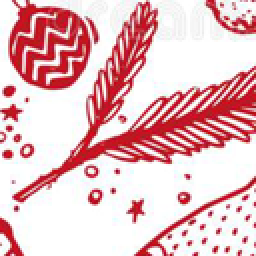
#> input picture project/data_project/train_solutions/outlier_00_00.png, 128 x 128 px, found by its file name (shown 2 times larger)
$ jupyter execute --allow-errors project_toto.ipynb   (older library calls are emulated)
#> lines starting #> are read from the running program, lines starting #| are printed output that depends on the picture
[cell 1]
import PIL.Image
import numpy as np
from typing import Union
from glob import glob
import os

# [IAPR][iapr]: Project

**Group ID:** 17

**Author 1 (sciper):** Juliette Parchet (295888)
**Author 2 (sciper):** Thomas Berkane (297780)
**Author 3 (sciper):** Merhad Sahebi (354506)

**Release date:** 27.04.2023

## Important notes

The assignments are designed to teach practical implementation of the topics presented during class as well as preparation for the final project, which is a practical project which ties together the topics of the course.

As such, in the lab assignments/final project, unless otherwise specified, you may, if you choose, use external functions from image processing/ML libraries like opencv and sklearn as long as there is sufficient explanation in the lab report. For example, you do not need to implement your own edge detector, etc.

**! Before handling back the notebook !** rerun the notebook from scratch `Kernel` > `Restart & Run All`

[iapr]: https://github.com/LTS5/iapr

---
## 0. Introduction

In this project, you will be working on solving tiling puzzles using image analysis and pattern recognition techniques. Tiling puzzles are a classic type of puzzle game that consists of fitting together pieces of a given shape (in this case squared to form a complete image. The goal of this project is to develop an algorithm that can automatically reconstruct tiling puzzles from a single input image.

---

## 1. Data

### Input data
To achieve your task, you will be given images that look like this:

### Example puzzle content
Example of input of solved puzzles.
Solution 1

Solution 2

### 1.1. Image layout

- The input for the program will be a single image with a size of __2000x2000 pixels__, containing the pieces of the tiling puzzles randomly placed in it. The puzzles sizes vary from __3x3, 3x4, or 4x4__ size.
    -__You are guaranteed to always have the exact number of pieces for each puzzle__
        -For each puzzle you always are expected to find exaclty 9,12,16 pieces
        -If you find something else, either you are missing pieces, or added incorrect pieces for the puzzle

- The puzzle pieces are square-shaped with dimensions of 128x128 pixels (before rotation).

- The input image will contain pieces from __two or three (but never four)__ different tiling puzzles, as well as some __extra pieces (outliers)__ that do not belong to either puzzle.

## 2. Tasks (Total 20 points)

The project aims to:
1) Segment the puzzle pieces from the background (recover the pieces of 128x128 pixels)   \[ __5 points__ \]

2) Extract features of interest from puzzle pieces images \[ __5 points__ \]

3) Cluster puzzle pieces to identify which puzzle they belong, and identify outliers.  \[ __5 points__ \]

4) Solve tiling puzzle (find the rotations and translations to correctly allocate the puzzle pieces in a 3x3, 3x4 or 4x4 array.) \[ __5 points__ \]

##### The images used for the puzzles have self-repeating patterns or textures, which ensures that all puzzle pieces contain more or less the same features regardless of how they were cut.

### 1.2. Output solution pieces.

For each inpute image, the output solution will include N images with solved puzzles, where N is the number of puzzles in the input image. and M images, that are Each of these images will contain the solved solution to one of the N puzzles in the input.

-  Example input:  train_05.png

- Example solution:
        -solution_05_00.png solution_05_01.png solution_05_02.png
        -outlier_05_00.png outlier_05_01.png outlier_05_02.png ...

- Example input:  train_07.png
- Example solution:
        -solution_07_00.png solution_07_01.png
        -outlier_07_00.png outlier_07_01.png outlier_07_02.png ...

__Watch out!__ output resolution should always be like this:
<table ><tr><th >Puzzle pieces <th><th> pixel dimentions <th> <th> pixel dimentions <th> <tr>
<tr><td> 3x3 <td><td> 384x384 <td><td> 3(128)x3(128) <td> <tr>
<tr><td> 3x4 <td><td> 384x512 <td><td> 3(128)x4(128)<tr>
<tr><td> 4x4 <td><td> 512x512 <td><td> 4(128)x4(128)<tr>
<tr><td> 1x1 (outlier)<td><td> 128x128 <td><td> (1)128x(1)128 <td><tr><table>

__Order of the solutions (and rotations) it's not a problem for the grading__

the output solution will be a final image of resolution (1283)x(1283), with each piece correctly placed in its corresponding location in the 3x3 array. Similarly, if the puzzle consists of 3x4 or 4x4 pieces, the output solution will be an image of resolution (1283)x(1284) or (1284)x(1284)

### 1.3 Data folder Structure

You can download the data for the project here: [download data](https://drive.google.com/drive/folders/1k3xTH0ZhpqZb3xcZ6wsOSjLzxBNYabg3?usp=share_link)

```
data_project
│
└─── project_description
│    │    example_input.png      # example input images
│    │    example_textures1.png      # example input images
│    │    example_textures2.png      # example input images
│    └─── ultimate_test.jpg   # If it works on that image, you would probably end up with a good score
│
└─── train
│    │    train_00.png        # Train image 00
│    │    ...
│    │    train_16.png        # Train image 16
│    └─── train_labels.csv    # Ground truth of the train set
|
└────train_solution
│    │    solution_00_00.png        # Solution puzzle 1 from Train image 00
│    │    solution_00_01.png        # Solution puzzle 2 from Train image 00
│    │    solution_00_02.png        # Solution Puzzle 3 from Train image 00
│    │    outlier_00_00.png         # outlier     from Train image 00
│    │    outlier_00_01.png         # outlier     from Train image 00
│    │    outlier_00_03.png         # outlier     from Train image 00
│    │    ...
│    │    solution_15_00.png        # Solution puzzle 1 from Train image 15
│    │    solution_15_01.png        # Solution puzzle 2 from Train image 15
│    │    outlier_15_00.png         # outlier     from Train image 15
│    └─── outlier_15_01.png         # outlier     from Train image 15
│
└─── test
     │    test_00.png         # Test image 00 (day of the exam only)
     │    ...
     └─── test_xx.png             # Test image xx (day of the exam only)
```

## 3. Evaluation

**Before the exam**
   - Create a zipped folder named **groupid_xx.zip** that you upload on moodle (xx being your group number).
   - Include a **runnable** code (Jupyter Notebook and external files) and your presentation in the zip folder.

**The day of the exam**
   - You will be given a **new folder** (test folder) with few images, but **no ground truth** (no solutions).
   - We will ask you to run your pipeline in **real time** and to send us your prediction of the task you obtain with the provided function **save_results**.
   - On our side, we will compute the performance of your classification algorithm.
   - To evaluate your method, we will use the **evaluate_solution** function presented below. To understand how the provided functions work, please read the documentation of the functions in **utils.py**.
   - **Please make sure your function returns the proper data format to avoid points penalty on the day of the exam**.
---

## 4. Your code

[cell 2]
## load images
import os
from PIL import Image


import numpy as np
import matplotlib.pyplot as plt

[cell 3]
def load_input_image(image_index ,  folder ="train" , path = "data_project"):

    filename = "train_{}.png".format(str(image_index).zfill(2))
    path_solution = os.path.join(path,folder , filename )

    im= Image.open(os.path.join(path,folder,filename)).convert('RGB')
    im = np.array(im)
    return im

def save_solution_puzzles(image_index , solved_puzzles, outliers  , folder ="train" , path = "data_project"  ,group_id = 0):

    path_solution = os.path.join(path,folder + "_solution_{}".format(str(group_id).zfill(2)))
    if not  os.path.isdir(path_solution):
        os.mkdir(path_solution)

    print(path_solution)
    for i, puzzle in enumerate(solved_puzzles):
        filename =os.path.join(path_solution, "solution_{}_{}.png".format(str(image_index).zfill(2), str(i).zfill(2)))
        Image.fromarray(puzzle).save(filename)

    for i , outlier in enumerate(outliers):
        filename =os.path.join(path_solution, "outlier_{}_{}.png".format(str(image_index).zfill(2), str(i).zfill(2)))
        Image.fromarray(outlier).save(filename)

[cell 4]
def solve_and_export_puzzles_image(image_index , folder = "train" , path = "data_project"  , group_id = "00"):
    """
    Wrapper funciton to load image and save solution

    Parameters
    ----------
    image:
        index number of the dataset

    Returns
    """

      # open the image
    image_loaded = load_input_image(image_index , folder = folder , path = path)
    #print(image_loaded)


    ## call functions to solve image_loaded
    solved_puzzles = [ (np.random.rand(512,512,3)*255).astype(np.uint8)  for i in range(2) ]
    outlier_images = [ (np.random.rand(128,128,3)*255).astype(np.uint8) for i in range(3)]

    save_solution_puzzles (image_index , solved_puzzles , outlier_images , folder = folder ,group_id =group_id)


    return image_loaded , solved_puzzles , outlier_images

#> (the rest of this cell did not finish here and is left out)

[cell 5]
group_id = 0
#> group_id = 0
# Evaluate all images
games_id = [6,10]  # to evaluate  three images

#> (the rest of this cell did not finish here and is left out)


## Evaluation metrics

The evaluation metrics will be liberated in the following days.

## Gabor filters

$$ gb(x,y) = \exp \left( -\frac{1}{2} \left( \frac{x_{\theta}^2}{\sigma^2} + \frac{y_{\theta}^2}{(\Gamma\sigma)^2} \right) \right) \cos \left( \frac{2 \pi}{\lambda} x_{\theta} + \psi \right) $$

[cell 6]
filename = "outlier_00_00.png"
#> filename = 'outlier_00_00.png'
im= Image.open(os.path.join("data_project","train_solutions",filename)).convert('RGB')
#> im is the input picture: PIL image 128x128 RGB; mean R, G, B 231.9, 189.3, 193.1
puzzle_piece = np.array(im)
plt.imshow(puzzle_piece)
plt.show()

[cell 7]
import cv2
import numpy as np
from skimage.feature import local_binary_pattern

def extract_color_histogram(image):
    b_channel, g_channel, r_channel = cv2.split(image)
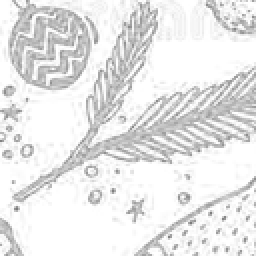
#> b_channel: shape (128, 128) (shown 2 times larger); min 123, max 255, mean 231.9
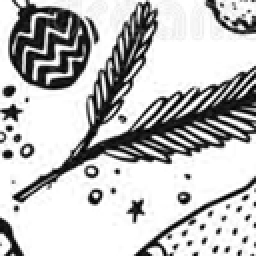
#> g_channel: shape (128, 128) (shown 2 times larger); min 0, max 255, mean 189.3
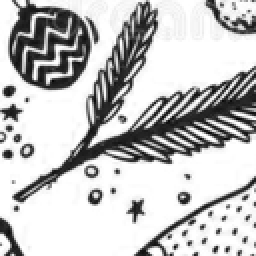
#> r_channel: shape (128, 128) (shown 2 times larger); min 2, max 255, mean 193.1

    b_hist = cv2.calcHist([b_channel], [0], None, [256], [0, 256])
#> b_hist = 256 values, max 4855 at index 255, min 0 at index 0, mean 64
    g_hist = cv2.calcHist([g_channel], [0], None, [256], [0, 256])
#> g_hist = 256 values, max 5261 at index 255, min 6 at index 154, mean 64
    r_hist = cv2.calcHist([r_channel], [0], None, [256], [0, 256])
#> r_hist = 256 values, max 5106 at index 255, min 0 at index 0, mean 64

    hist_features = np.concatenate((b_hist, g_hist, r_hist), axis=0).flatten()
#> hist_features = 768 values, max 5261 at index 511, min 0 at index 0, mean 64

    return hist_features

def extract_gabor_features(image, ksize, theta, lambd, sigma, gamma):
    gray_image = cv2.cvtColor(image, cv2.COLOR_BGR2GRAY)

    gabor_filter = cv2.getGaborKernel((ksize, ksize), sigma, theta, lambd, gamma)

    filtered_image = cv2.filter2D(gray_image, cv2.CV_8UC3, gabor_filter)

    # plt.imshow(filtered_image, cmap='gray')
    # plt.show()

    lbp = local_binary_pattern(filtered_image, 8, 1, method='uniform') # todo

    hist, _ = np.histogram(lbp.ravel(), bins=np.arange(0, 10), range=(0, 10))

    hist = hist.astype("float")
    hist /= (hist.sum() + 1e-7)

    return hist

[cell 8]
color_histogram = extract_color_histogram(puzzle_piece)
#> color_histogram has the same summary as hist_features in extract_color_histogram

ksizes = [5, 7, 9]
thetas = np.linspace(0, np.pi, 10, endpoint=False)
lambdas = range(5, 105, 5)
sigmas = range(5, 50, 5)
gammas = [0.5]

gabor_features = []

for ksize in ksizes:
    for theta in thetas:
        for lambd in lambdas:
            for sigma in sigmas:
                for gamma in gammas:
                    features = extract_gabor_features(puzzle_piece, ksize, theta, lambd, sigma, gamma)
                    gabor_features.append(features)

gabor_features = np.concatenate(gabor_features, axis=0)

print("Color Histogram shape:", color_histogram.shape)
print("Gabor Features shape:", gabor_features.shape)
